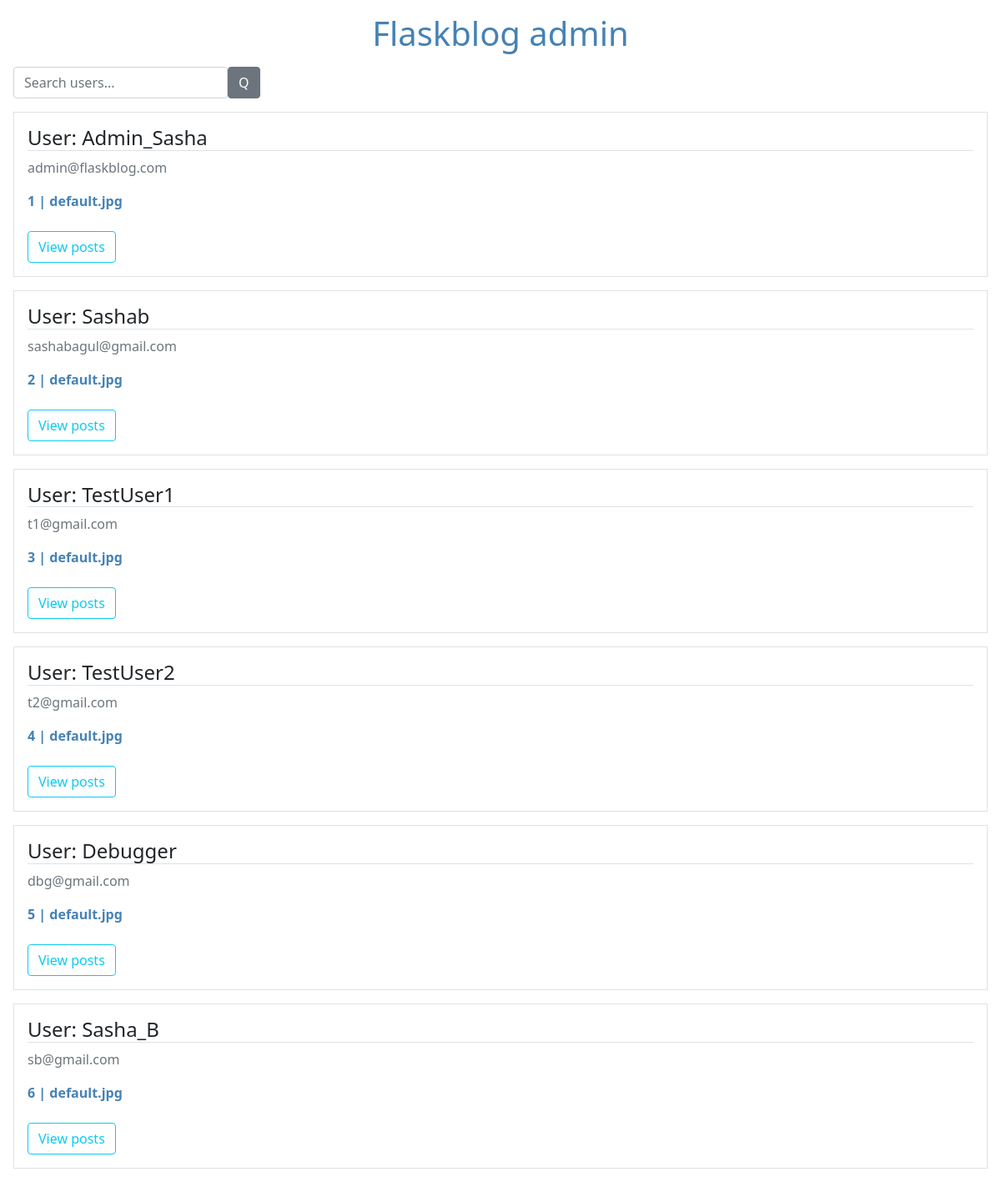
Page /inside_admin (signed in) on the committed database.
### flaskblog/models.py (models this page shows)
class User(db.Model):
    id = db.Column(db.Integer, primary_key=True)
    username = db.Column(db.String(20), unique=True, nullable=False)
    email = db.Column(db.String(120), unique=True, nullable=False)
    image_file = db.Column(db.String(100), default='default.jpg')
    password = db.Column(db.String(100000), nullable=False)

### flaskblog/urls.py (the view)
@app.route('/inside_admin', methods=["GET", "POST"])
def admin():
    if "admin" in session:
        if request.method == "POST":
            uname = request.form["search"]
            users = User.query.filter(User.username.like("%"+uname+"%")).all()
            return render_template("admin.html", users=users)
        users = User.query.all()
        return render_template("admin.html", users=users)
    else:
        flash("Login to access this page", "warning")
        return redirect(url_for('gotoadmin'))

### flaskblog/templates/admin.html (shortened to what this page needs)
<!DOCTYPE html>
<html lang="en">
<head>
    <link rel="stylesheet" href="{{ url_for('static', filename='custom.css') }}">
    <link href="https://cdn.jsdelivr.net/npm/bootstrap@5.1.3/dist/css/bootstrap.min.css" rel="stylesheet">
</head>
<body>
    <h1 class="text-center m-3 text-steel">Flaskblog admin</h1>
    <div class="search-con d-flex m-3">
    <form class="d-flex" action="#" method="POST">
        <input class="form-control" type="text" name="search" id="" placeholder="Search users...">
        <input type="submit" value="Q" class="btn btn-secondary">
    </form>
    </div>
    {% for user in users %}
    <div class="user-con border p-3 m-3">
    <h4 class="border-bottom">User: {{ user.username }}</h4>
    <p class="text-muted">{{ user.email }}</p>
    <b class="text-steel">{{ user.id }} | {{ user.image_file }}</b>
    <br>
    <br>
    <a href="/user/{{ user.username}}" class="btn btn-outline-info">View posts</a>
    </div>
    {% endfor %}
</body>
</html>

### flaskblog/static/custom.css (style rules this page uses)
.text-steel { color: steelblue; }

### rows in the picture
User: username "Admin_Sasha", email "admin@flaskblog.com", id "1", image_file "default.jpg"
User: username "Sashab", email "sashabagul@gmail.com", id "2", image_file "default.jpg"
User: username "TestUser1", email "t1@gmail.com", id "3", image_file "default.jpg"
User: username "TestUser2", email "t2@gmail.com", id "4", image_file "default.jpg"
User: username "Debugger", email "dbg@gmail.com", id "5", image_file "default.jpg"
User: username "Sasha_B", email "sb@gmail.com", id "6", image_file "default.jpg"
